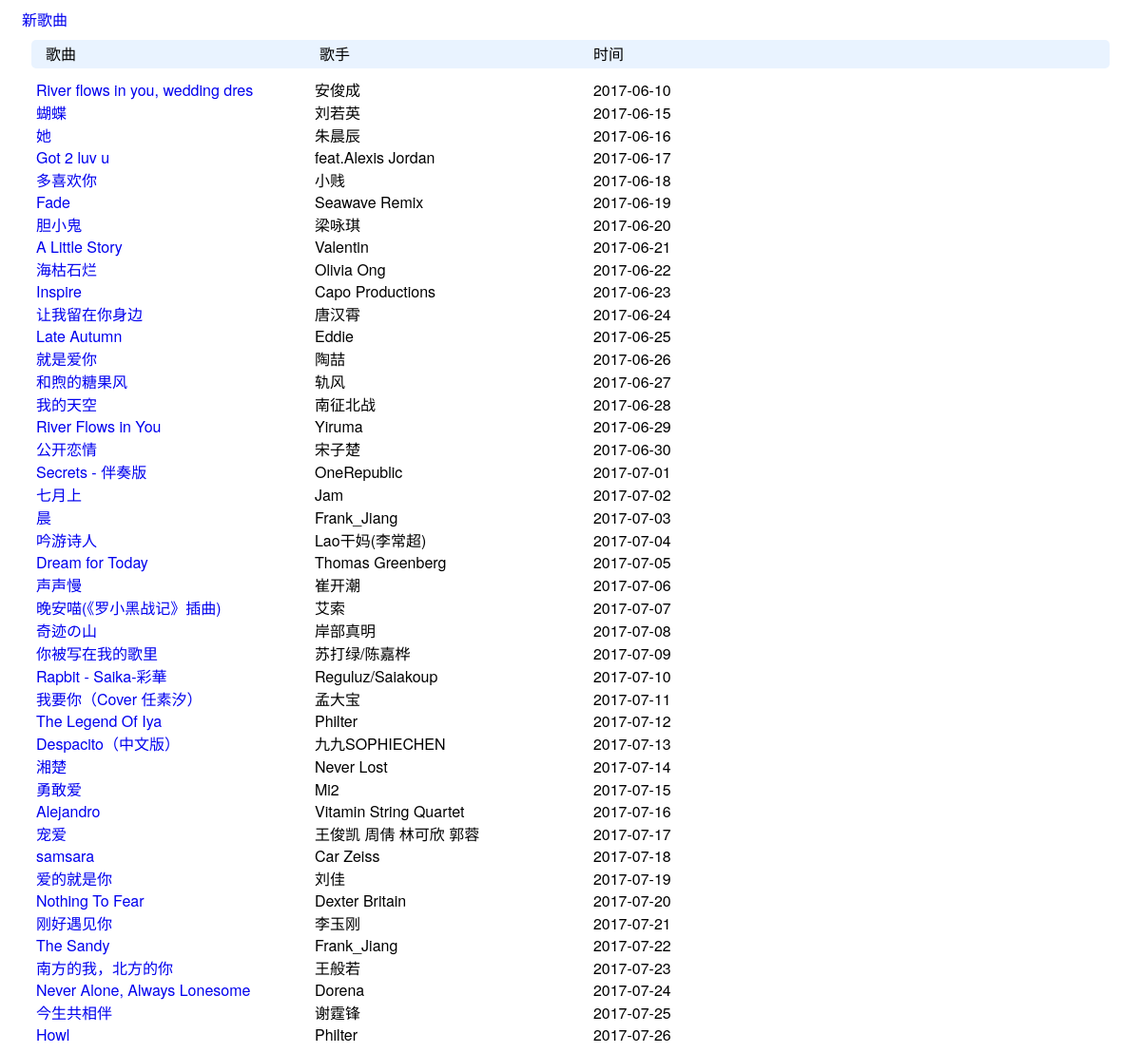
Before: /list/index/ with the older database file.
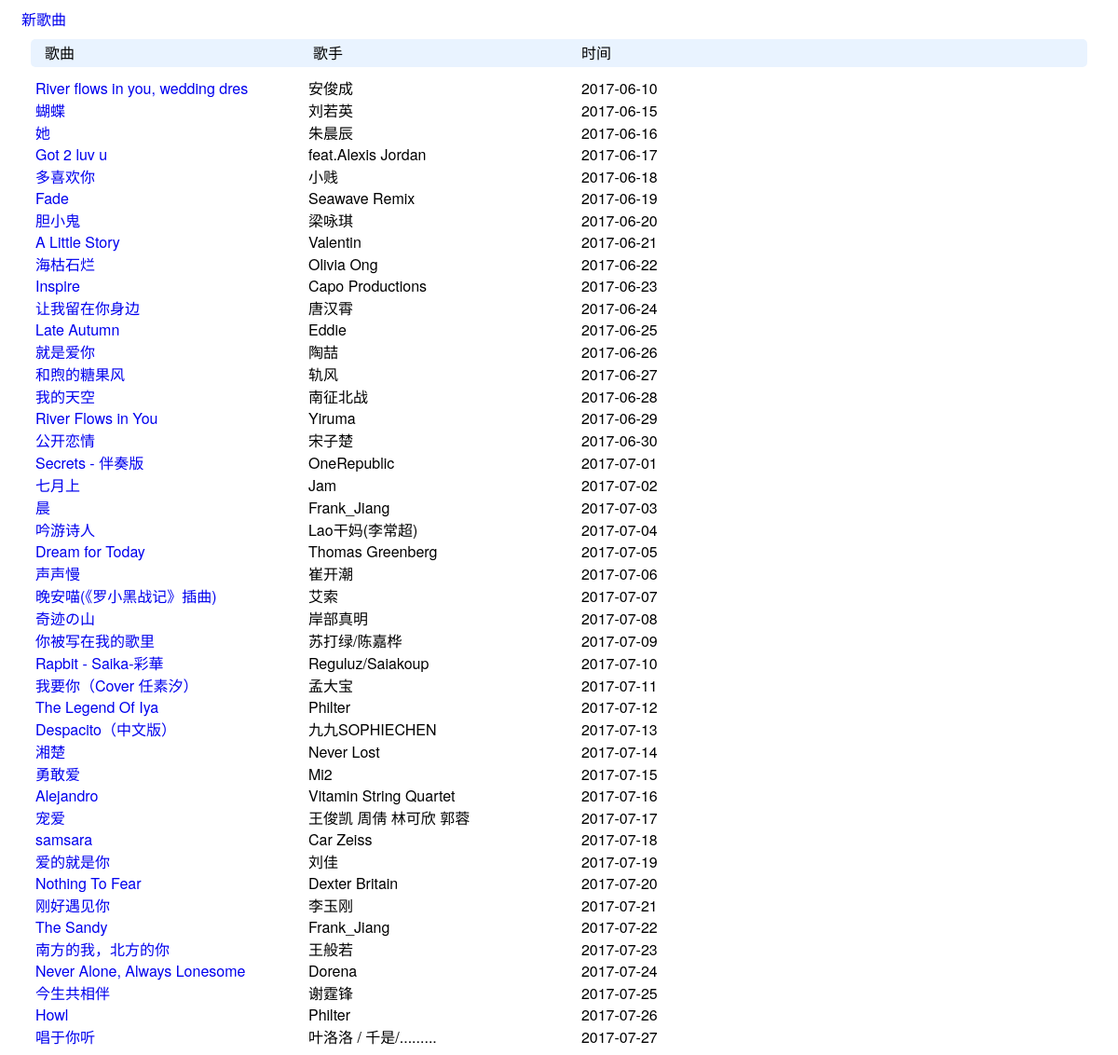
After: the same page with the newer database file.
### list/models.py (models this page shows)
class Article(models.Model):
    song_name = models.CharField('歌名', max_length=32, null=False)
    singer = models.CharField('歌手', max_length=32, null=True)
    createTime = models.DateTimeField('添加时间', auto_now=True)

### list/views.py (the view)
def index(request):
    articles = models.Article.objects.all()
    return render(request, 'list/index.html', {'articles': articles})

### list/templates/list/index.html (shortened to what this page needs)
<!DOCTYPE html>
<html lang="en">
<head>
    <link href="https://cdn.bootcss.com/bootstrap/4.0.0-alpha.6/css/bootstrap-grid.css" rel="stylesheet">
</head>
<body>
    <div  class="col-md-12">
        <a href="{% url 'list:edit_page' 0 %}">新歌曲</a>  <br/>
        <div class="title">
            <span class="col-md-3 inline">歌曲</span>
            <span class="col-md-3 inline">歌手</span>
            <span class="col-md-4 inline">时间</span>
        </div>
    {% for article in articles %}
        <div>
            <a class="col-md-3 inline" href="{% url 'list:article_page' article.id %}">{{article.song_name }}</a>
            <span class="col-md-3 inline">{{article.singer }}</span>
            <span class="col-md-4 inline">{{article.createTime|date:"Y-m-d" }}</span>
        </div>
    {% endfor %}
    </div>
</body>
</html>

Changed rows visible on the page:
added Article: song_name "唱于你听", singer "叶洛洛 / 千是/.........", createTime "2017-07-27"
